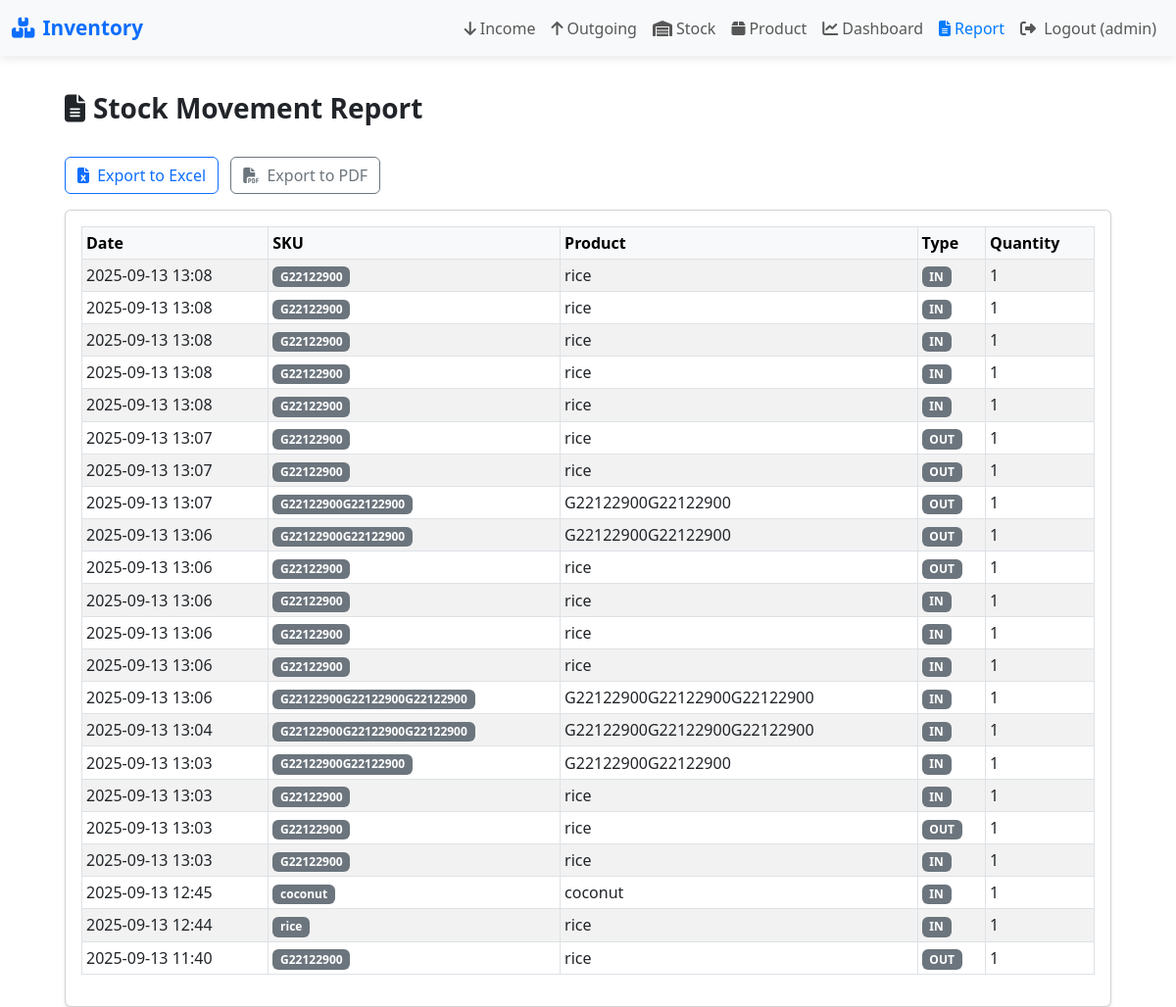
/report/ (signed in), run on an earlier commit of the app's database.
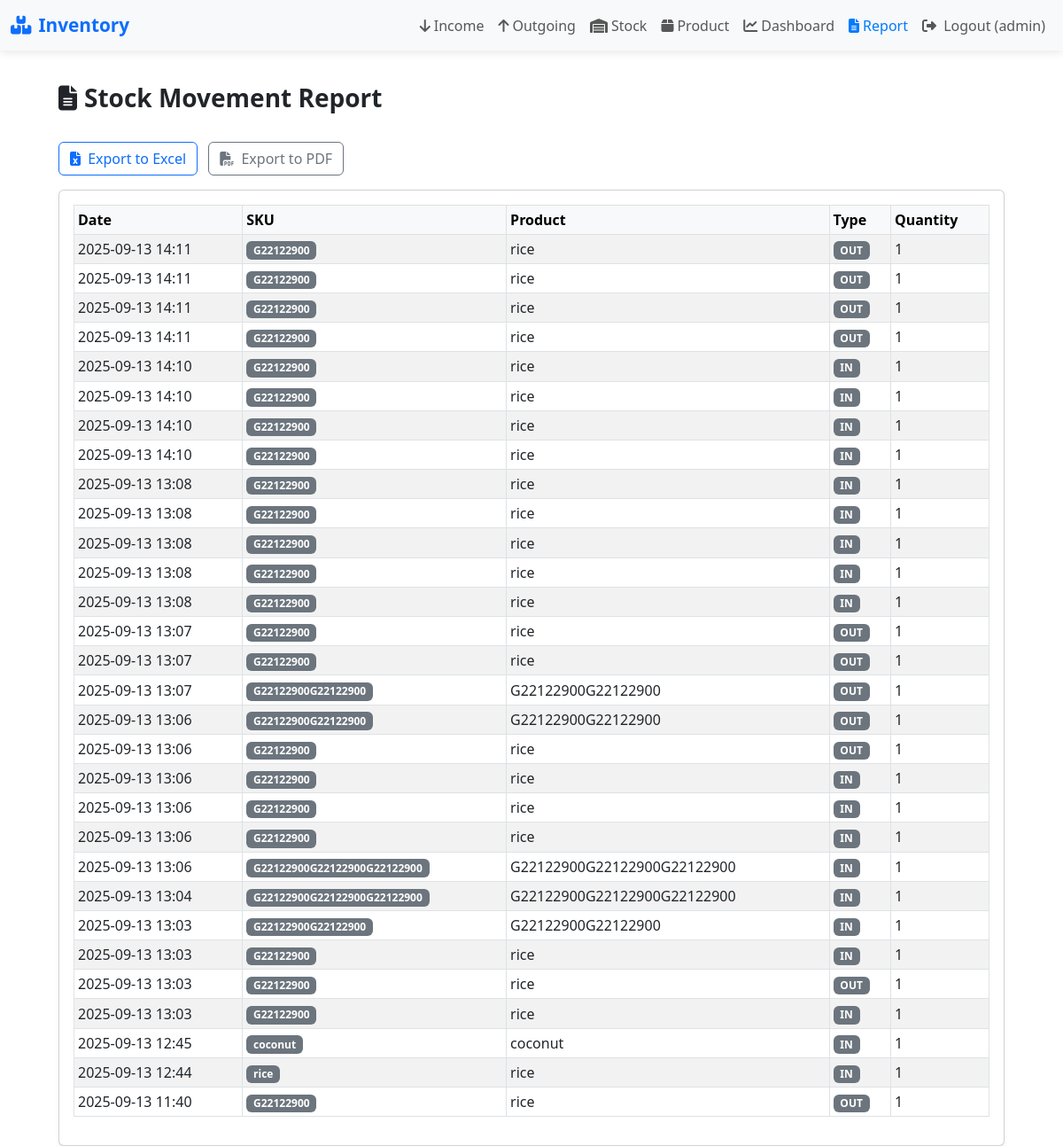
And on a later commit of the database.
### warehouse/models.py (models this page shows, shortened)
class InventoryTransaction(models.Model):
    INCOME = 'IN'
    OUTGOING = 'OUT'
    TYPE_CHOICES = [(INCOME,'Income'),(OUTGOING,'Outgoing')]
    product = models.ForeignKey(Product, on_delete=models.CASCADE)
    tx_type = models.CharField(max_length=3, choices=TYPE_CHOICES)
    quantity = models.IntegerField()
    note = models.CharField(max_length=255, blank=True)
    created_at = models.DateTimeField(auto_now_add=True)

class Product(models.Model):
    sku = models.CharField(max_length=200, unique=True)
    name = models.CharField(max_length=255)
    description = models.TextField(blank=True)
    quantity = models.IntegerField(default=0)
    created_at = models.DateTimeField(auto_now_add=True)

### warehouse/views.py (the view)
# urls.py: path('report/', views.report, name='report'),
@login_required
def report(request):
    txs = InventoryTransaction.objects.all().order_by('-created_at')[:200]
    return render(request,'warehouse/report.html',{'txs':txs})

### templates/warehouse/report.html
{% extends 'warehouse/base.html' %}
{% block content %}
<div class="container-fluid px-4">
    <div class="d-flex justify-content-between align-items-center mb-4">
        <h3 class="fw-bold text-dark">
            <i class="fas fa-file-alt me-2"></i>Stock Movement Report
        </h3>
    </div>
    <div class="mb-3">
        <a class="btn btn-outline-primary me-2" href="{% url 'warehouse:export_excel' %}">
            <i class="fas fa-file-excel me-1"></i> Export to Excel
        </a>
        <a class="btn btn-outline-secondary" href="{% url 'warehouse:export_pdf' %}">
            <i class="fas fa-file-pdf me-1"></i> Export to PDF
        </a>
    </div>
    <div class="card shadow-sm">
        <div class="card-body">
            <div class="table-responsive">
                <table class="table table-striped table-bordered table-sm align-middle">
                    <thead class="table-light">
                        <tr>
                            <th scope="col">Date</th>
                            <th scope="col">SKU</th>
                            <th scope="col">Product</th>
                            <th scope="col">Type</th>
                            <th scope="col">Quantity</th>
                        </tr>
                    </thead>
                    <tbody>
                        {% for t in txs %}
                        <tr>
                            <td>{{ t.created_at|date:"Y-m-d H:i" }}</td>
                            <td><span class="badge bg-secondary">{{ t.product.sku }}</span></td>
                            <td>{{ t.product.name }}</td>
                            <td>
                                {% if t.tx_type == 'income' %}
                                    <span class="badge bg-success">Income</span>
                                {% elif t.tx_type == 'outgoing' %}
                                    <span class="badge bg-danger">Outgoing</span>
                                {% else %}
                                    <span class="badge bg-secondary">{{ t.tx_type }}</span>
                                {% endif %}
                            </td>
                            <td>{{ t.quantity }}</td>
                        </tr>
                        {% empty %}
                        <tr>
                            <td colspan="5" class="text-center text-muted">No transactions found.</td>
                        </tr>
                        {% endfor %}
                    </tbody>
                </table>
            </div>
        </div>
    </div>
</div>
{% endblock %}

### templates/warehouse/base.html (shortened to what this page needs)
<!doctype html>
<html lang="en">
<head>
  <link rel="stylesheet" href="https://cdn.jsdelivr.net/npm/bootstrap@5.3.0/dist/css/bootstrap.min.css">
  <link rel="stylesheet" href="https://cdnjs.cloudflare.com/ajax/libs/font-awesome/6.4.0/css/all.min.css">
  <link rel="stylesheet" href="https://cdn.jsdelivr.net/npm/flatpickr/dist/flatpickr.min.css">
</head>
<body>
  <nav class="navbar navbar-expand-lg navbar-light bg-light fixed-top">
    <div class="container-fluid">
      <a class="navbar-brand text-primary" href="{% url 'warehouse:dashboard' %}">
        <i class="fas fa-boxes me-2"></i>Inventory
      </a>
      <div class="collapse navbar-collapse" id="navbarNav">
        <ul class="navbar-nav ms-auto">
  {% if user.is_authenticated %}
    <li class="nav-item"><a class="nav-link {% if request.path == '/income/' %}active{% endif %}" href="{% url 'warehouse:income' %}"><i class="fas fa-arrow-down me-1"></i>Income</a></li>
    <li class="nav-item"><a class="nav-link {% if request.path == '/outgoing/' %}active{% endif %}" href="{% url 'warehouse:outgoing' %}"><i class="fas fa-arrow-up me-1"></i>Outgoing</a></li>
    <li class="nav-item"><a class="nav-link {% if request.path == '/stock/' %}active{% endif %}" href="{% url 'warehouse:stock' %}"><i class="fas fa-warehouse me-1"></i>Stock</a></li>
    <li class="nav-item"><a class="nav-link {% if request.path == '/product/' %}active{% endif %}" href="{% url 'warehouse:product_list' %}"><i class="fas fa-box me-1"></i>Product</a></li>
    <li class="nav-item"><a class="nav-link {% if request.path == '/dashboard/' %}active{% endif %}" href="{% url 'warehouse:dashboard' %}"><i class="fas fa-chart-line me-1"></i>Dashboard</a></li>
    <li class="nav-item"><a class="nav-link {% if request.path == '/report/' %}active{% endif %}" href="{% url 'warehouse:report' %}"><i class="fas fa-file-alt me-1"></i>Report</a></li>
    <li class="nav-item">
      <a class="nav-link" href="{% url 'warehouse:logout' %}">
        <i class="fas fa-sign-out-alt me-1"></i> Logout ({{ user.username }})
      </a>
    </li>
  {% endif %}
</ul>
      </div>
    </div>
  </nav>
  <div class="container mt-4">
    {% block content %}{% endblock %}
  </div>
</body>
</html>

### templates/warehouse/base.html (style rules this page uses)
body { padding-top: 70px; }
.navbar { box-shadow: 0 2px 10px rgba(0, 0, 0, 0.1); }
.navbar-brand { font-weight: bold; font-size: 1.3rem; }
.nav-link { font-weight: 500; }
.nav-link.active { color: #007bff !important; }

What changed in the data, as far as the page shows it:
added InventoryTransaction: created_at "2025-09-13 14:11", product.sku "G22122900", product.name "rice", tx_type "OUT", quantity "1"
added InventoryTransaction: created_at "2025-09-13 14:11", product.sku "G22122900", product.name "rice", tx_type "OUT", quantity "1"
added InventoryTransaction: created_at "2025-09-13 14:11", product.sku "G22122900", product.name "rice", tx_type "OUT", quantity "1"
added InventoryTransaction: created_at "2025-09-13 14:11", product.sku "G22122900", product.name "rice", tx_type "OUT", quantity "1"
added InventoryTransaction: created_at "2025-09-13 14:10", product.sku "G22122900", product.name "rice", tx_type "IN", quantity "1"
added InventoryTransaction: created_at "2025-09-13 14:10", product.sku "G22122900", product.name "rice", tx_type "IN", quantity "1"
added InventoryTransaction: created_at "2025-09-13 14:10", product.sku "G22122900", product.name "rice", tx_type "IN", quantity "1"
added InventoryTransaction: created_at "2025-09-13 14:10", product.sku "G22122900", product.name "rice", tx_type "IN", quantity "1"
